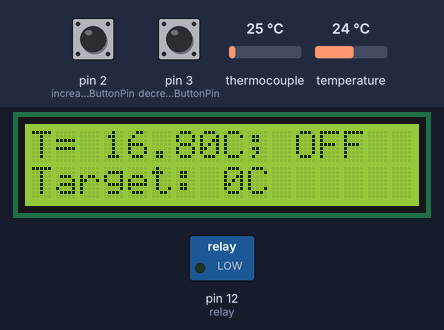
Bench run of a sketch on a simulated Arduino Uno, built with avr-gcc and run on an emulated ATmega328P. Shown: 16×2 character LCD, switched loads named in the sketch (green lamp = pin HIGH). Inputs (shaded band) come from the test bench; at power-on: thermocouple 25 °C, pin 2 (increaseButtonPin) HIGH, pin 3 (decreaseButtonPin) HIGH, temperature 24 °C. What the sketch prints to the serial monitor is not drawn.

Above: at 1.7 s.
1.8 s: thermocouple set to 10 °C
At 3.8 s:
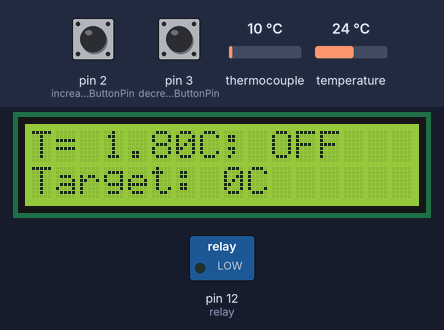
4.2 s: thermocouple set to 7 °C
At 5.8 s:
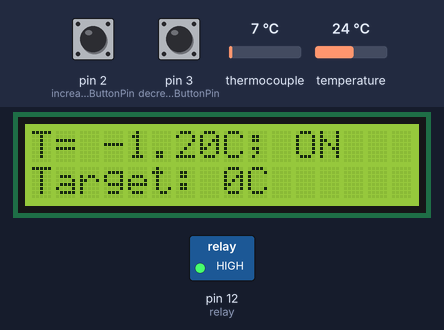
6.3 s: pin 2 (increaseButtonPin) pulled LOW for 0.15 s
At 7.3 s:
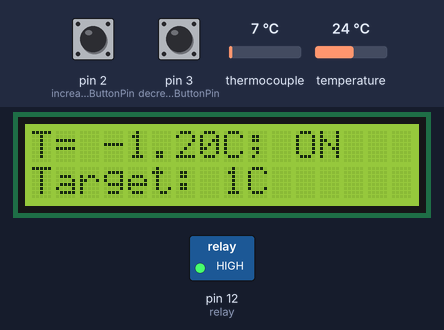
8.4 s: pin 2 (increaseButtonPin) pulled LOW for 1 s
At 10.1 s:
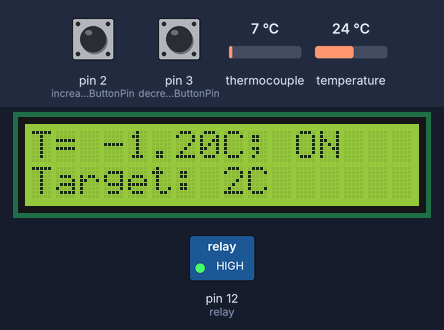
10.9 s: thermocouple set to 9 °C
At 11.6 s:
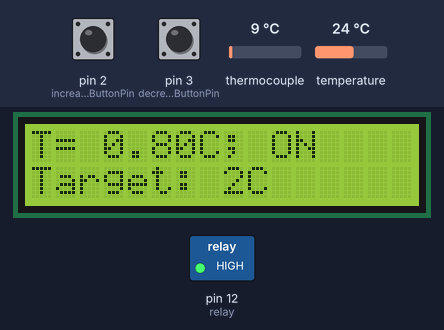
12.6 s: thermocouple set to 12 °C
At 14.7 s:
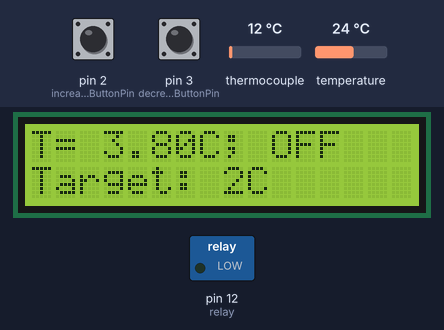
Timing chart, 0 to 15.7 s (numbered marks = the images above; inputs shaded):
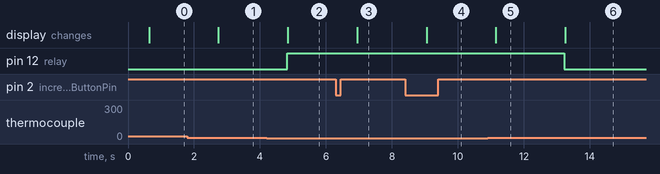

The sketch:

Bang_Buttons.ino
```cpp
#include <SPI.h>
#include "Adafruit_MAX31855.h"
#include <Wire.h>
#include <LiquidCrystal_I2C.h>

// Code created by Andres Pedraza & Daniel del Rio

// ******************** PIN MAP  ******************** //

//
// D1
// D2 Increase Button
// D3 Decrease Button
// D4
// D5 Thermocouple module
// D6 Thermocouple module
// D7 Thermocouple module
// D8
// D9
// D10
// D11
// D12 Relay

// ******************** GLOBAL VARIABLES  ******************** //

// SPI Thermocouple
#define MAXDO   6
#define MAXCS   7
#define MAXCLK  5

double currentTemp = 0;    // current temperature
double targetTemp  = 0;    // target temperature
Adafruit_MAX31855 thermocouple(MAXCLK, MAXCS, MAXDO);

// Relay
#define relay 12
int relay_state = 0;

// Time
double elapsedTime;

// For serial comunication
const byte numChars = 32;
char receivedChars[numChars];
char tempChars[numChars];        // temporary array for use when parsing
char messageFromPC[numChars] = {0};
int integerFromPC = 0;
float floatFromPC = 0.0;
boolean newData = false;

// Constants for LCD display
LiquidCrystal_I2C lcd(0x27, 16, 2);  // Set the LCD address and dimensions

// Constants for buttons
const int increaseButtonPin = 2;     // Button to increase target temperature
const int decreaseButtonPin = 3;     // Button to decrease target temperature


// ******************** SETUP ******************** //

void setup() {

  // ***** Initialize thermocouple ***** //
  Serial.begin(9600);
  while (!Serial) delay(1); // wait for Serial on Leonardo/Zero, etc
  Serial.println("MAX31855 test");
  delay(500);   // wait for MAX chip to stabilize
  Serial.print("Initializing sensor...");
  if (!thermocouple.begin()) {
    Serial.println("ERROR.");
    while (1) delay(10);
  }
  Serial.println("DONE.");

  // ***** Initialize realy ***** //
  pinMode(relay, OUTPUT);
  digitalWrite(relay, LOW); // Shut down
  relay_state = 0;

  // ***** Initialize the LCD display ***** //
  lcd.init();
  lcd.backlight();

  // Print initial display
  updateDisplay();

  // ***** Set up buttons ***** //

  // Initialize the buttons as inputs
  pinMode(increaseButtonPin, INPUT_PULLUP);
  pinMode(decreaseButtonPin, INPUT_PULLUP);

  // Attach interrupt service routines to the buttons
  attachInterrupt(digitalPinToInterrupt(increaseButtonPin), increaseTemperature, FALLING);
  attachInterrupt(digitalPinToInterrupt(decreaseButtonPin), decreaseTemperature, FALLING);


};
// ******************** FUNCTIONS ******************** //

void check_thermomodule(){
    bool running = false;
    while (!running) {
      double internal_temp = thermocouple.readInternal();
      if (internal_temp >= 125.0){
        digitalWrite(relay, LOW);
        running = false;

        Serial.println("Thermocouple module is overheated");
        Serial.print("Internal Temperature = ");
        Serial.println(internal_temp);
        Serial.println("Relay turned off");

        lcd.setCursor(0, 0);
        lcd.print("Module overheated");

        lcd.setCursor(0, 1);
        lcd.print("Tint=");
        lcd.print(internal_temp);
        lcd.print("C;  ");
        lcd.print(relay_state ? "ON" : "OFF");

        lcd.setCursor(15, 1);

      }
      else if (internal_temp <= -40.0){
        digitalWrite(relay, HIGH);
        running = false;

        Serial.println("Thermocouple module is overcooled");
        Serial.print("Internal Temperature = ");
        Serial.println(internal_temp);
        Serial.println("Relay turned on");

        lcd.setCursor(0, 0);
        lcd.print("Module overcooled");

        lcd.setCursor(0, 1);
        lcd.print("Tint=");
        lcd.print(internal_temp);
        lcd.print("C;  ");
        lcd.print(relay_state ? "ON" : "OFF");

      }
      else {
        running = true;
      }
    }
  };


  void printVariables(){
    currentTemp = thermocouple.readCelsius()-8.2; //(thermocouple.readCelsius()-6.15)/0.98;
    elapsedTime = elapsedTime + millis()/1000;
    Serial.print("Temp: ");
    Serial.print(currentTemp);
    Serial.print(" C -> ");
    Serial.print("Target Temp: ");
    Serial.print(targetTemp, 0);
    Serial.print(" C");
    Serial.print(" // ");
    Serial.print("Elapsed time: ");
    Serial.print(elapsedTime);
    Serial.println(" s");
  };

void receive(){
    recvWithStartEndMarkers();
    if (newData == true) {
        strcpy(tempChars, receivedChars);
            // this temporary copy is necessary to protect the original data
            //   because strtok() used in parseData() replaces the commas with \0
        parseData();
        newData = false;
    }
    Serial.print("Temperature set at:");
    Serial.print(targetTemp, 0);
    Serial.println(" C");
  };


  void recvWithStartEndMarkers() {
      static boolean recvInProgress = false;
      static byte ndx = 0;
      char startMarker = '<';
      char endMarker = '>';
      char rc;
      while (Serial.available() > 0 && newData == false) {
          rc = Serial.read();
          Serial.println(rc);
          if (recvInProgress == true) {
              if (rc != endMarker) {
                  receivedChars[ndx] = rc;
                  ndx++;
                  if (ndx >= numChars) {
                      ndx = numChars - 1;
                  }
              }
              else {
                  receivedChars[ndx] = '\0'; // terminate the string
                  recvInProgress = false;
                  ndx = 0;
                  newData = true;
                  // targetTemp = floatFromPC;
              }
          }
          else if (rc == startMarker) {
              recvInProgress = true;
          }
      }
  };


void parseData() { // split the data into its parts
    char * strtokIndx; // this is used by strtok() as an index
    strtokIndx = strtok(tempChars,",");      // get the first part - the string
    strcpy(messageFromPC, strtokIndx); // copy it to messageFromPC
    integerFromPC = atoi(messageFromPC);    // convert message to an integer
    floatFromPC = atof(messageFromPC);     // convert message to a float
};

void active_relay(){
  if (relay_state == 0) {
    Serial.println("Relay HIGH");
    digitalWrite(relay, HIGH);
    relay_state = 1;
  }
};
void desactive_relay(){
  if (relay_state == 1) {
    Serial.println("Relay LOW");
    digitalWrite(relay, LOW);
    relay_state = 0;
  }
};
void relay_activation(){
     if (currentTemp <= targetTemp & relay_state == 0 & currentTemp < 300.00){
       Serial.println("Relay HIGH");
       digitalWrite(relay, HIGH);
       relay_state = 1;
     }
     else if (currentTemp >= targetTemp & relay_state == 1) {
         Serial.println("Relay LOW");
         digitalWrite(relay, LOW);
         relay_state = 0;
     }
};

void increaseTemperature() {
  targetTemp += 1.0;
  Serial.println("Pressed increase button");
}

void decreaseTemperature() {
  targetTemp -= 1.0;
  Serial.println("Pressed decrease button");
}

void updateDisplay() {
  lcd.clear();
  lcd.setCursor(0, 0);
  lcd.print("T= ");
  lcd.print(currentTemp);
  lcd.print("C; ");
  lcd.print(relay_state ? "ON" : "OFF");

  lcd.setCursor(0, 1);
  lcd.print("Target: ");
  lcd.print(targetTemp, 0);
  lcd.print("C  ");

  lcd.setCursor(15, 1);

}


// ******************** LOOP ******************** //
void loop(){
    check_thermomodule();
    printVariables();
    receive();
    relay_activation();
    updateDisplay();
    delay(1000);
 };
```

Measured:
- the behaviour switches between 9 and 8 °C on thermocouple (found by bisection; images 1 and 2)
- the behaviour switches between 10 and 11 °C on thermocouple (found by bisection; images 5 and 6)
- after the input at 1.8 s, the display: changes after 0.94 s (image 1)
- after the input at 4.2 s, pin 12 (relay): LOW → HIGH after 0.62 s; the display: changes after 0.65 s (image 2)
- after the input at 6.3 s, the display: changes after 0.65 s (image 3)
- after the input at 8.4 s, the display: changes after 0.65 s (image 4)
- after the input at 10.9 s, the display: changes after 0.24 s (image 5)
- after the input at 12.6 s, pin 12 (relay): HIGH → LOW after 0.62 s; the display: changes after 0.65 s (image 6)
